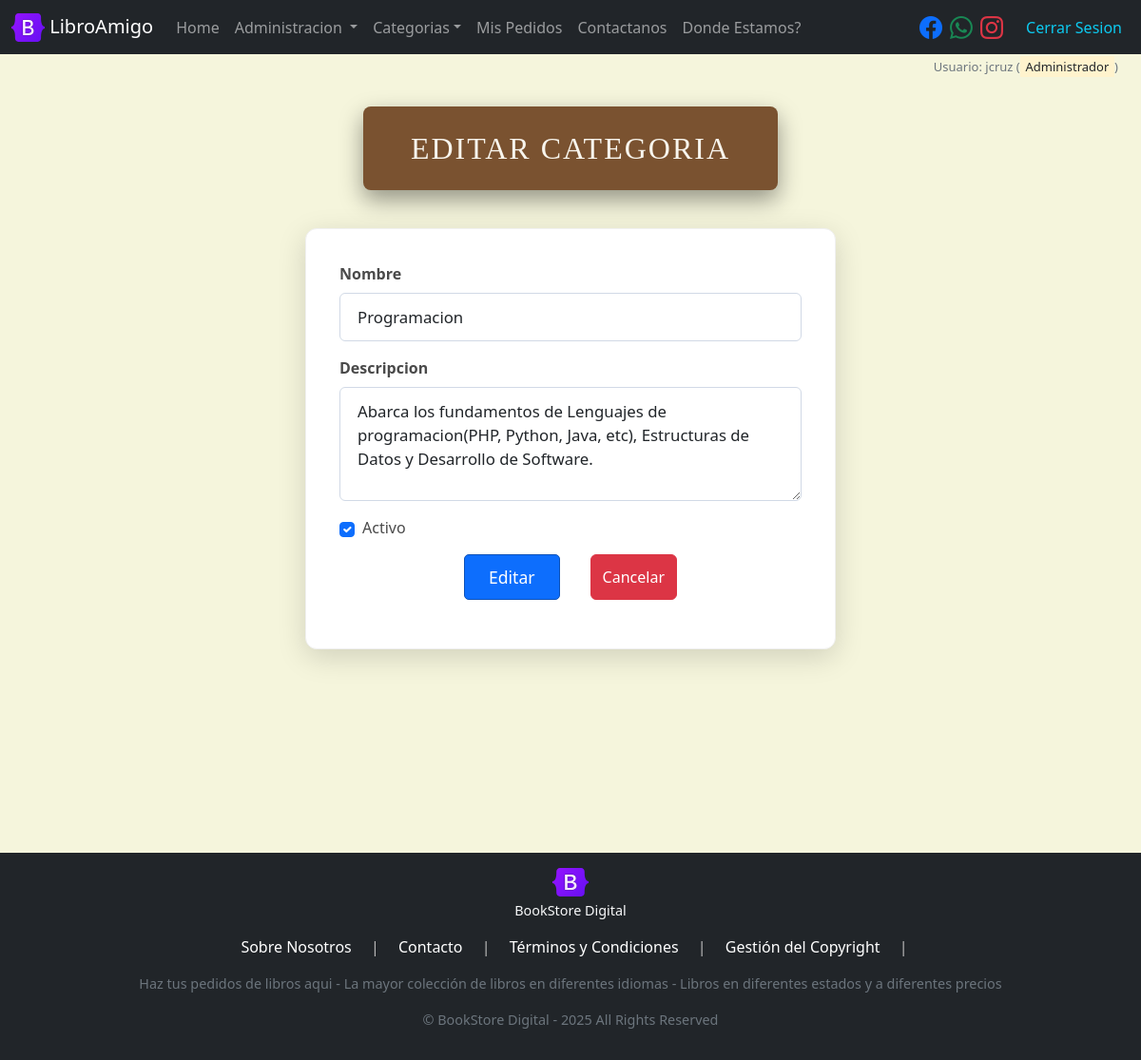
Screenshot of /categories/admin/edit/1 (signed in) with the database file from the repository.
### models/user_model.py (models this page shows, shortened)
class User(db.Model, UserMixin):
    __tablename__ = 'users'
    id = db.Column(db.Integer, primary_key = True)
    name = db.Column(db.String(100), nullable = False)
    username = db.Column(db.String(20), nullable = False)
    pass_hash = db.Column(db.String, nullable = False)
    created_at = db.Column(db.DateTime, default = datetime.now) #utcnow #Date -> date.today  from datetime import date
    is_admin = db.Column(db.Boolean, default = False)
    email = db.Column(db.String(100), unique = True, nullable = False)
    phone = db.Column(db.String(20), nullable = False)
    contacts_relation = db.relationship('Contact', back_populates = 'user_relation', cascade="all, delete-orphan")
    orders_relation = db.relationship('Order', back_populates = 'user_relation')
    @staticmethod
    def get_by_id(id):
        return User.query.get(id)
    def delete(self):
        db.session.delete(self)
        db.session.commit()

### models/category_model.py (models this page shows, shortened)
class Category(db.Model):
    __tablename__ = 'categories'
    id = db.Column(db.Integer, primary_key = True)
    name = db.Column(db.String(100), nullable = False)
    description = db.Column(db.Text, nullable = False)
    is_active = db.Column(db.Boolean, default = True)
    books_relation = db.relationship('Book', back_populates='category_relation')
    @staticmethod
    def get_all_active():
        return Category.query.filter(Category.is_active == True).order_by(Category.name).all()
    @staticmethod
    def get_by_id(id):
        return Category.query.get(id)

### controllers/category_controller.py (the view, shortened to what this page needs)
@category_bp.route("/admin/edit/<int:id>", methods= ['POST','GET'])
@admin_required
def edit(id):
    category = Category.get_by_id(id)
    form = EditForm(obj=category)
    if 'cancel' in request.form:
        return redirect(url_for('category.index'))
    return category_view.edit(form=form, category=category)

### forms/form_categories.py
class EditForm(FlaskForm):
    name = StringField('Nombre',validators=[DataRequired(),Length(max=64)])
    description = TextAreaField('Descripcion',validators=[DataRequired()])
    is_active = BooleanField('Activo')
    submit = SubmitField('Editar')
    cancel = SubmitField('Cancelar')

### controllers/order_controller.py (called while the page is built)
@login_manager.user_loader
def load_user(user_id):
    return User.get_by_id(user_id)

### run.py (called while the page is built)
@app.context_processor
def inject_active_path():
    def is_active(path):
        return 'active' if request.path == path else ''
    return(dict(is_active = is_active))

@app.context_processor
def inject_categories():
    categories = Category.get_all_active()
    return dict(categories=categories)

### views/category_view.py (called while the page is built)
def edit(form, category):
    return render_template('categories/edit.html', form=form, category=category)

### templates/categories/edit.html (shortened to what this page needs)
{% extends 'base.html' %}
{% block content %}
<div class="container">
<h1 class="main-title-banner text-center">Editar Categoria</h1>
<div class="row justify-content-center">
    <div class="col-md-8 col-lg-6 form-panel-card">
        <form action="{{url_for('category.edit', id = category.id)}}" method="post" novalidate>
            <div class="mb-3">
                {{ form.name.label(class="form-label") }}
                {{ form.name(class="form-control")}}
            </div>
            <div class="mb-3">
                {{ form.description.label(class="form-label") }}
                {{ form.description(class="form-control")}}
            </div>
            <div class="mb-3 form-check d-flex align-items-center">
                {{ form.is_active(class="form-check-input", id="is_active_check") }}
                <label class="form-check-label ms-2" for="is_active_check">{{ form.is_active.label }}</label>
            </div>
            <div class="my-3 d-flex justify-content-center">
                {{ form.submit(class="btn btn-primary")}}
                {{ form.cancel(class="btn btn-danger")}}
            </div>
        </form>
    </div>
</div>
</div>
{% endblock %}

### templates/base.html (shortened to what this page needs)
<!doctype html>
<html lang="es">
  <head>
    <link href="https://cdn.jsdelivr.net/npm/bootstrap@5.3.6/dist/css/bootstrap.min.css" rel="stylesheet">
    <link href="https://cdn.jsdelivr.net/npm/bootstrap-icons@1.11.3/font/bootstrap-icons.css" rel="stylesheet">
    <link rel="stylesheet" href="{{ url_for('static', filename='css/styles.css') }}">
   </head>
  <body class="d-flex flex-column ">
        <nav class="navbar navbar-expand-lg navbar-dark bg-dark">
            <div class="container-fluid">
                <a class="navbar-brand" href="/">
                    <img src="/static/images/book_logo.svg" alt="Bookstore" width="35" height="30" class="d-inline-block align-text-top">
                    LibroAmigo
                </a>
                <div class="collapse navbar-collapse" id="navbarSupportedContent">
                <ul class="navbar-nav me-auto mb-2 mb-lg-0">
                    <li class="nav-item">
                    <a class="nav-link {{is_active('/')}} " aria-current="page" href="/">Home</a>
                    </li>
                    {% if current_user.is_authenticated and current_user.is_admin %}
                    <li class="nav-item dropdown">
                    <a class="nav-link dropdown-toggle"  href="#" role="button" data-bs-toggle="dropdown" aria-expanded="false">Administracion </a>
                    </li>
                    {% endif %}
                    <li class="nav-item dropdown">
                        <a class="nav-link dropdown-toggle" href="#" role="button" data-bs-toggle="dropdown" aria-expanded="false">Categorias</a>
                    </li>
                    <li class="nav-item">
                    <a class="nav-link {{is_active('/orders/my_orders')}}" href="{{url_for('order.my_orders')}}">Mis Pedidos</a>
                    </li>
                    <li class="nav-item">
                    <a class="nav-link {{is_active('/contacts/create')}}" href="{{url_for('contact.create')}}">Contactanos</a>
                    </li>
                    <li class="nav-item">
                    <a class="nav-link" href="{{url_for('map')}}"> Donde Estamos?</a>
                    </li>
                </ul>
                <div class="d-flex align-items-center me-3">
                    <a href="https://www.facebook.com" target="_blank" class="me-2">
                        <i class="bi bi-facebook fs-4"></i>
                    </a>
                    <a href="https://www.whatsapp.com" target="_blank" class="me-2">
                        <i class="bi bi-whatsapp fs-4 text-success"></i>
                    </a>
                    <a href="https://www.instagram.com" target="_blank">
                        <i class="bi bi-instagram fs-4 text-danger"></i>
                    </a>
                </div>
                <ul class="navbar-nav navbar-right">
                    {% if not current_user.is_authenticated %}
                    <li class="nav-item">
                        <a class="nav-link text-info" href="{{url_for('user.login')}}">Iniciar Sesion</a>
                    </li>
                    <li class="nav-item">
                        <a class="nav-link text-warning" href="{{url_for('user.signup')}}">Registrarse</a>
                    </li>
                    {% else %}
                    <li class="nav-item">
                        <a class="nav-link text-info" href="{{url_for('user.logout')}}">Cerrar Sesion</a>
                    </li>
                    {% endif %}
                </ul>
                </div>
            </div>
        </nav>
        <div class="text-end mx-4 mt-1 mb-0">
            {%if current_user.is_authenticated%}
                <p class="text-secondary" style="font-size: small;"> Usuario: {{current_user.username}}
                    {% if current_user.is_admin %} (<mark> Administrador </mark>){% endif %}
                </p>
            {% endif %}
        </div>
        <main class="container mt-0 min-vh-100">
        {% block content %}
        {% endblock %}
        </main>
        {%block footer %}
        <footer class="footer mt-auto mb-0 py-3 bg-dark text-white">
            <div class="container text-center">
                <div class="mb-1">
                    <img src="{{ url_for('static', filename='images/book_logo.svg') }}" alt="Logo de Freeditorial" style="height: 30px;">
                    <p class="mt-1 text-light">BookStore Digital</p>
                </div>
                <ul class="list-inline">
                    <li class="list-inline-item"><a href="#" class="text-white mx-2 text-decoration-none">Sobre Nosotros</a></li>
                    <li class="list-inline-item">|</li>
                    <li class="list-inline-item"><a href="#" class="text-white mx-2 text-decoration-none">Contacto</a></li>
                    <li class="list-inline-item">|</li>
                    <li class="list-inline-item"><a href="#" class="text-white mx-2 text-decoration-none">Términos y Condiciones</a></li>
                    <li class="list-inline-item">|</li>
                    <li class="list-inline-item"><a href="#" class="text-white mx-2 text-decoration-none">Gestión del Copyright</a></li>
                    <li class="list-inline-item">|</li>
                </ul>
                <p class="text-secondary">
                    Haz tus pedidos de libros aqui - La mayor colección de libros en diferentes idiomas -  Libros en diferentes estados y a diferentes precios
                </p>
                <p class="text-secondary small">
                    © BookStore Digital - 2025  All Rights Reserved
                </p>
            </div>
        </footer>
        {% endblock %}
  </body>
</html>

### static/css/styles.css (style rules this page uses)
body { background-color: #f5f5dc; color: #333; }
.footer { background-color: #333; color: #fff; color: #bbb !important; }
.footer p { font-size: 0.9em; }
.main-title-banner { position: relative; display: block; width: fit-content; padding: 25px 50px; margin: 15px auto 40px auto; background-color: #7a5230; color: #f8f5ed; font-family: 'Playfair Display', serif; font-size: 2em; text-align: center; text-transform: uppercase; letter-spacing: 2px; line-height: 1.2; box-shadow: 0 10px 25px rgba(0,0,0,0.4); border-radius: 8px; white-space: nowrap; overflow: hidden; text-overflow: ellipsis; max-width: 90%; }
.form-panel-card { background-color: #ffffff; padding: 35px; border-radius: 12px; box-shadow: 0 8px 30px rgba(0, 0, 0, 0.15); margin-bottom: 50px; border: 1px solid #f0f0f0; transition: transform 0.3s ease-in-out, box-shadow 0.3s ease-in-out; }
.form-panel-card .form-label { font-weight: 600; color: #4a4a4a; margin-bottom: 8px; }
.form-panel-card .form-control { border-color: #d1d9e6; border-radius: 6px; padding: 12px 18px; font-size: 1.05em; }
.form-panel-card .form-check-label { font-weight: normal; color: #4a4a4a; }
.form-panel-card .btn-primary { background-color: #0d6efd; ; border-color: #0e52b8; padding: 10px 25px; font-size: 1.1em; border-radius: 5px; }
.form-panel-card textarea.form-control { min-height: 120px; }

### rows the page displays
User: username "jcruz"
Category: name "Programacion", description "Abarca los fundamentos de Lenguajes de programacion(PHP, Python, Java, etc), Estructuras de Datos y Desarrollo de Software.", is_active "☑"
